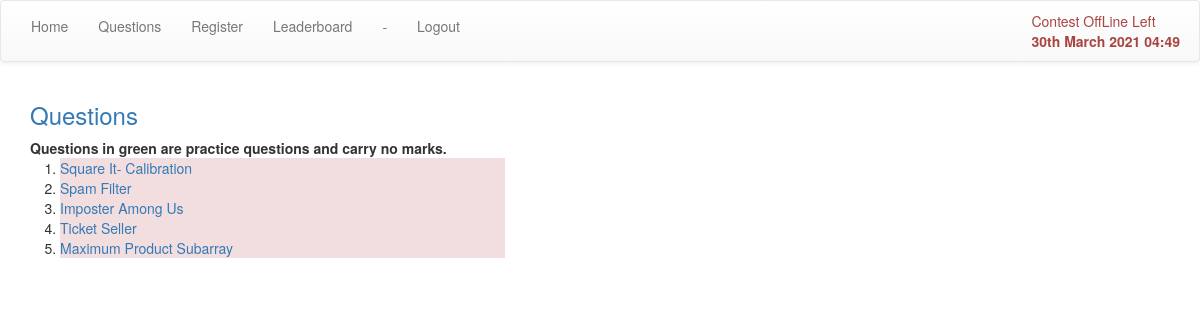
Page /question/ (signed in) on the committed database.
### question/models.py (models this page shows, shortened)
class Question(models.Model):
    qno = models.IntegerField()
    title = models.CharField(max_length=50)
    text = HTMLField()
    practice = models.BooleanField(default=False)
    score   = models.IntegerField()
    def get_absolute_url(self):
        return reverse('question:question', kwargs={'qno': self.qno})

### question/views.py (the view)
def question_home(request):
    data = {}
    template = 'question/question.html'
    data['questions'] = models.Question.objects.all()
    return render(request, template, data)

### contest/context_processors.py (called while the page is built)
def contest_time(request):
    context = {}
    now = timezone.now()
    contest = models.ContestControl.objects.first()
    if contest is None:
        temp = models.ContestControl()
        temp.save()
    contest = models.ContestControl.objects.first()
    if now < contest.start:
        time = contest.start
    elif contest.start <= now <= contest.end:
        time = contest.end
    else:
        time = None
    context['contest_time'] = time
    context['contest_on'] = is_contest_on()
    context['contest_phase'] = contest_phase()
    return context

### contest/functions.py (called while the page is built)
def is_contest_on():
    contest = ContestControl.objects.first()
    now = timezone.now()
    if contest.start <= now <= contest.end:
        return True
    return False

def contest_phase():
    now = timezone.now()
    contest = ContestControl.objects.first()
    if now < contest.start:
        return 'before'
    elif contest.start <= now <= contest.end:
        return 'during'
    elif contest.end < now:
        return 'after'

### question/templates/question/question.html (shortened to what this page needs)
{%extends 'base.html'%}
{%block body%}
    <div class='container text-left'>
        {% if questions %}
            <div class='row'>
                <h3 class='text-primary'>Questions</h3>
                <b>Questions in green are practice questions and carry no marks.</b>
            </div>
            <ol class='col-md-5'>
                {% for ques in questions %}
                    <li class='bg-{% if ques.practice %}success
                                  {% else %}danger
                                  {% endif %}'>
                    <a href={{ ques.get_absolute_url }}>{{ques.title}}</a></li>
                {% endfor %}
            </ol>
        {% elif question %}
                {% if answer_form %}
                        {%load bootstrap%}
                {% endif %}
        {% endif %}
    </div>
    {% load static %}
{%endblock%}

### rows in the picture
Question: title "Square It- Calibration"
Question: title "Spam Filter"
Question: title "Imposter Among Us"
Question: title "Ticket Seller"
Question: title "Maximum Product Subarray"
